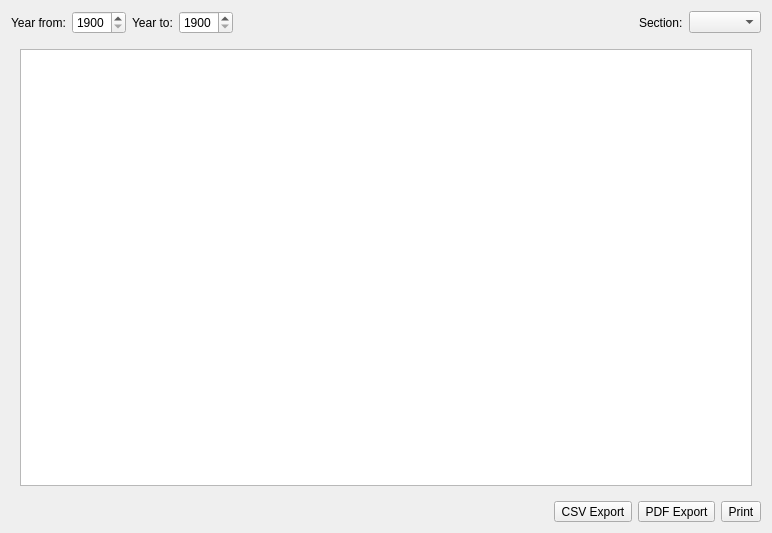
<?xml version="1.0" encoding="UTF-8"?>
<ui version="4.0">
 <class>StatisticsForm</class>
 <widget class="QWidget" name="StatisticsForm">
  <property name="geometry">
   <rect>
    <x>0</x>
    <y>0</y>
    <width>772</width>
    <height>533</height>
   </rect>
  </property>
  <property name="windowTitle">
   <string>Form</string>
  </property>
  <layout class="QVBoxLayout" name="verticalLayout">
   <item>
    <layout class="QHBoxLayout" name="horizontalLayout">
     <item>
      <widget class="QLabel" name="label">
       <property name="text">
        <string>Year from:</string>
       </property>
      </widget>
     </item>
     <item>
      <widget class="QSpinBox" name="yearFrom">
       <property name="minimum">
        <number>1900</number>
       </property>
       <property name="maximum">
        <number>9999</number>
       </property>
      </widget>
     </item>
     <item>
      <widget class="QLabel" name="label_2">
       <property name="text">
        <string>Year to:</string>
       </property>
      </widget>
     </item>
     <item>
      <widget class="QSpinBox" name="yearTo">
       <property name="minimum">
        <number>1900</number>
       </property>
       <property name="maximum">
        <number>9999</number>
       </property>
      </widget>
     </item>
     <item>
      <spacer name="horizontalSpacer">
       <property name="orientation">
        <enum>Qt::Horizontal</enum>
       </property>
       <property name="sizeHint" stdset="0">
        <size>
         <width>40</width>
         <height>20</height>
        </size>
       </property>
      </spacer>
     </item>
     <item>
      <widget class="QLabel" name="label_3">
       <property name="text">
        <string>Section:</string>
       </property>
      </widget>
     </item>
     <item>
      <widget class="QComboBox" name="sectionList"/>
     </item>
    </layout>
   </item>
   <item>
    <widget class="QScrollArea" name="scrollArea">
     <property name="frameShape">
      <enum>QFrame::NoFrame</enum>
     </property>
     <property name="widgetResizable">
      <bool>true</bool>
     </property>
     <widget class="QWidget" name="scrollAreaWidgetContents">
      <property name="geometry">
       <rect>
        <x>0</x>
        <y>0</y>
        <width>764</width>
        <height>436</height>
       </rect>
      </property>
      <layout class="QVBoxLayout" name="verticalLayout_2">
       <item>
        <widget class="QGraphicsView" name="statisticsArea">
         <property name="renderHints">
          <set>QPainter::Antialiasing|QPainter::TextAntialiasing</set>
         </property>
        </widget>
       </item>
      </layout>
     </widget>
    </widget>
   </item>
   <item>
    <layout class="QHBoxLayout" name="horizontalLayout_2">
     <item>
      <spacer name="horizontalSpacer_2">
       <property name="orientation">
        <enum>Qt::Horizontal</enum>
       </property>
       <property name="sizeHint" stdset="0">
        <size>
         <width>40</width>
         <height>20</height>
        </size>
       </property>
      </spacer>
     </item>
     <item>
      <widget class="QToolButton" name="btnCsv">
       <property name="text">
        <string>CSV Export</string>
       </property>
       <property name="icon">
        <iconset resource="../PiTres.qrc">
         <normaloff>:/icons/resources/icons/mime-csv.png</normaloff>:/icons/resources/icons/mime-csv.png</iconset>
       </property>
       <property name="iconSize">
        <size>
         <width>32</width>
         <height>32</height>
        </size>
       </property>
       <property name="toolButtonStyle">
        <enum>Qt::ToolButtonTextUnderIcon</enum>
       </property>
      </widget>
     </item>
     <item>
      <widget class="QToolButton" name="btnExport">
       <property name="text">
        <string>PDF Export</string>
       </property>
       <property name="icon">
        <iconset resource="../PiTres.qrc">
         <normaloff>:/icons/resources/icons/mime-pdf.png</normaloff>:/icons/resources/icons/mime-pdf.png</iconset>
       </property>
       <property name="iconSize">
        <size>
         <width>32</width>
         <height>32</height>
        </size>
       </property>
       <property name="toolButtonStyle">
        <enum>Qt::ToolButtonTextUnderIcon</enum>
       </property>
      </widget>
     </item>
     <item>
      <widget class="QToolButton" name="btnPrint">
       <property name="text">
        <string>Print</string>
       </property>
       <property name="icon">
        <iconset resource="../PiTres.qrc">
         <normaloff>:/icons/resources/icons/printer.png</normaloff>:/icons/resources/icons/printer.png</iconset>
       </property>
       <property name="iconSize">
        <size>
         <width>32</width>
         <height>32</height>
        </size>
       </property>
       <property name="toolButtonStyle">
        <enum>Qt::ToolButtonTextUnderIcon</enum>
       </property>
      </widget>
     </item>
    </layout>
   </item>
  </layout>
 </widget>
 <resources>
  <include location="../PiTres.qrc"/>
 </resources>
 <connections/>
</ui>
